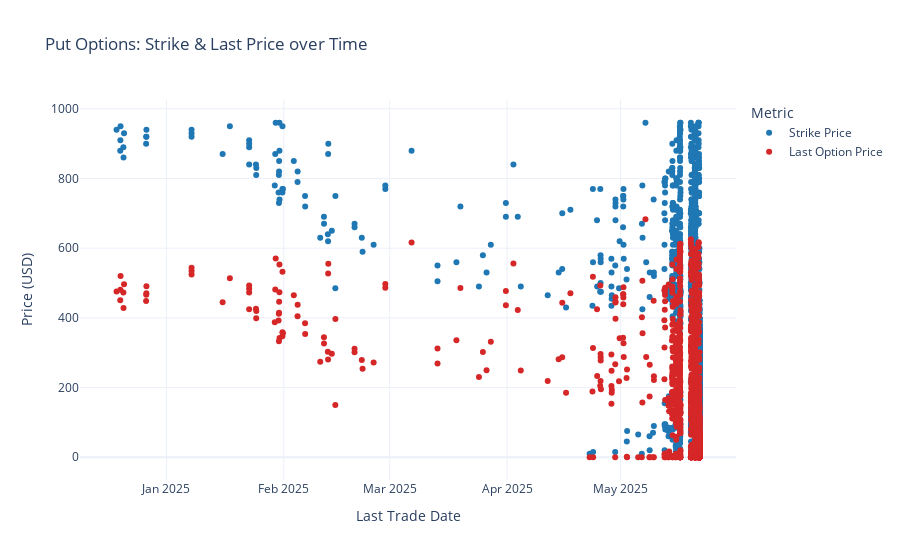

Write notebook code for a chart like this one.
### Code cell
fig = go.Figure()

# Strike Price trace (blue)
fig.add_trace(go.Scatter(
    x=opts_data_p['lastTradeDate'],
    y=opts_data_p['strike'],
    mode='markers',
    name='Strike Price',
    marker=dict(color='#1f77b4')
))

# Last Price trace (red)
fig.add_trace(go.Scatter(
    x=opts_data_p['lastTradeDate'],
    y=opts_data_p['lastOptionPrice'],
    mode='markers',
    name='Last Option Price',
    marker=dict(color='#d62728')
))

fig.update_layout(
    title='Put Options: Strike & Last Price over Time',
    xaxis_title='Last Trade Date',
    yaxis_title='Price (USD)',
    template='plotly_white',
    legend_title='Metric',
    height=500
)

fig.show()

### Figure 1 — Plotly figure (JSON) as saved in the notebook; plotly's stock layout.template omitted (floating-point values rounded to 4 significant figures; data arrays with more than 128 entries replaced by an {"elided": "..."} marker saying what was removed)
{"data": [{"marker": {"color": "#1f77b4"}, "mode": "markers", "name": "Strike Price", "type": "scatter", "x": {"elided": "2118 str values"}, "y": {"elided": "2118 float values"}}, {"marker": {"color": "#d62728"}, "mode": "markers", "name": "Last Option Price", "type": "scatter", "x": {"elided": "2118 str values"}, "y": {"elided": "2118 float values"}}], "layout": {"autosize": true, "legend": {"title": {"text": "Metric"}}, "title": {"text": "Put Options: Strike & Last Price over Time"}, "xaxis": {"autorange": true, "range": ["2024-12-08 14:10:08.4575", "2025-06-01 01:22:25.5425"], "title": {"text": "Last Trade Date"}, "type": "date"}, "yaxis": {"autorange": true, "range": [-67.58, 1028.0], "title": {"text": "Price (USD)"}, "type": "linear"}}}
